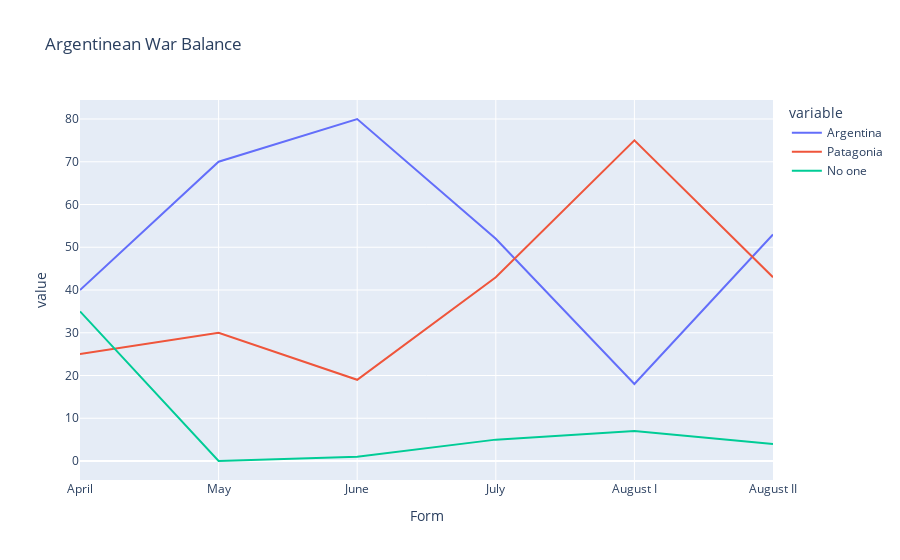

Notebook code cell kept with this figure:
### Markdown cell above
# Argentina - War balancing over time

### Code cell
# Example of Argentina-Patagonia winrate over time
# April and further forms
arr_1 = np.array([[40, 25, 35], [70, 30, 0],  [80, 19, 1], [52, 43, 5], [18, 75, 7], [53, 43, 4]])
forms = ["April", "May", "June", "July", "August I", "August II"]

df_1 = pd.DataFrame(arr_1, columns=["Argentina", "Patagonia", "No one"])
df_1["Form"] = forms
px.line(data_frame=df_1, x='Form', y=["Argentina", "Patagonia", "No one"], labels={'x':'Date', 'y':"Winrate"}, title="Argentinean War Balance", )

### Figure 1 — Plotly figure (JSON) as saved in the notebook; plotly's stock layout.template omitted (floating-point values rounded to 4 significant figures)
{"data": [{"hovertemplate": "variable=Argentina<br>Form=%{x}<br>value=%{y}<extra></extra>", "legendgroup": "Argentina", "line": {"color": "#636efa", "dash": "solid"}, "marker": {"symbol": "circle"}, "mode": "lines", "name": "Argentina", "orientation": "v", "showlegend": true, "type": "scatter", "x": ["April", "May", "June", "July", "August I", "August II"], "xaxis": "x", "y": [40, 70, 80, 52, 18, 53], "yaxis": "y"}, {"hovertemplate": "variable=Patagonia<br>Form=%{x}<br>value=%{y}<extra></extra>", "legendgroup": "Patagonia", "line": {"color": "#EF553B", "dash": "solid"}, "marker": {"symbol": "circle"}, "mode": "lines", "name": "Patagonia", "orientation": "v", "showlegend": true, "type": "scatter", "x": ["April", "May", "June", "July", "August I", "August II"], "xaxis": "x", "y": [25, 30, 19, 43, 75, 43], "yaxis": "y"}, {"hovertemplate": "variable=No one<br>Form=%{x}<br>value=%{y}<extra></extra>", "legendgroup": "No one", "line": {"color": "#00cc96", "dash": "solid"}, "marker": {"symbol": "circle"}, "mode": "lines", "name": "No one", "orientation": "v", "showlegend": true, "type": "scatter", "x": ["April", "May", "June", "July", "August I", "August II"], "xaxis": "x", "y": [35, 0, 1, 5, 7, 4], "yaxis": "y"}], "layout": {"legend": {"title": {"text": "variable"}, "tracegroupgap": 0}, "title": {"text": "Argentinean War Balance"}, "xaxis": {"anchor": "y", "domain": [0, 1], "title": {"text": "Form"}}, "yaxis": {"anchor": "x", "domain": [0, 1], "title": {"text": "value"}}}}
